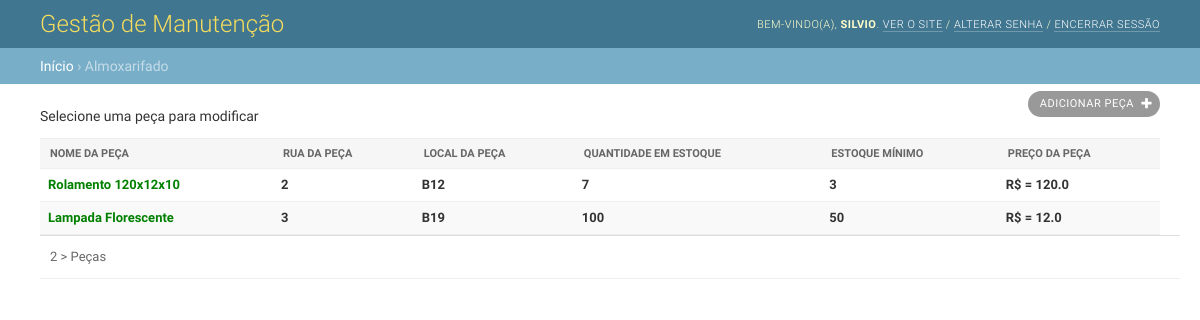
/almoxarifado, run on the app's committed database.
### core/models.py (models this page shows)
class Base(models.Model):
    create = models.DateTimeField(auto_now_add=True)
    update = models.DateTimeField(auto_now=True)

class Almoxarifado(Base):
    Peca = models.CharField(max_length=50, help_text="Nome da Peça")
    Rua = models.CharField(max_length=10, help_text="Rua da Peça")
    Local = models.CharField(max_length=10, help_text="Local da Peça")
    Preco = models.FloatField(max_length=10, help_text="Valor da Peça")
    Qto = models.IntegerField(max_length=2, help_text="Quantidade de Peças em Estoque")
    Minimo = models.CharField(max_length=2, help_text="Estoque Minimo")

### core/views.py (the view)
# urls.py: path('almoxarifado', almoxarifado, name='almoxarifado'),
def almoxarifado(request):
    dados = Almoxarifado.objects.all()
    context = {
        'dados': dados,
    }
    return render(request, 'ordem/almoxarifado.html', context)

### core/templates/ordem/almoxarifado.html (shortened to what this page needs)
{% extends 'ordem/base.html' %}
{% block breadcrumbs %}
    <a href="#">Início</a>
    &rsaquo; Almoxarifado
{% endblock %}
{% block main %}
<div class="main shifted" id="main">
    <div class="content">
      <div id="content" class="flex">
        <p>Selecione uma peça para modificar</p>
        <div id="content-main">
          <ul class="object-tools">
            <li>
              <a href="{% url 'almoxarifado_add' %}" class="addlink">
                Adicionar peça
              </a>
            </li>
          </ul>
          <div class="module" id="changelist">
            <div class="changelist-form-container">
              <form id="changelist-form" method="post" novalidate>
                <div class="container">
                  <table id="result_list">
                    <thead>
                      <tr>
                        <th scope="col"  class="">
                          <div class="text"><span>Nome da Peça</span></div>
                        </th>
                        <th scope="col"  class="">
                          <div class="text"><span>Rua da Peça</span></div>
                        </th>
                        <th scope="col"  class="">
                          <div class="text"><span>Local da Peça</span></div>
                        </th>
                        <th scope="col"  class="">
                          <div class="text"><span>Quantidade em Estoque</span></div>
                        </th>
                        <th scope="col"  class="">
                          <div class="text"><span>Estoque Mínimo</span></div>
                        </th>
                        <th scope="col"  class="">
                          <div class="text"><span>Preço da Peça</span></div>
                        </th>
                      </tr>
                    </thead>
                    <tbody>
                      {% for dados in dados %}
                      <tr>
                          {% if dados.Qto > dados.Minimo %}
                          <th class="">
                            <a href="{% url 'almoxarifado_update' dados.id %}" style="color: red;">{{ dados.Peca }}</a>
                          </th>
                          {% else %}
                          <th class="">
                            <a href="{% url 'almoxarifado_update' dados.id %}" style="color: green;">{{ dados.Peca }}</a>
                          </th>
                          {% endif %}
                          <th class="">
                            <a>{{ dados.Rua }}</a>
                          </th>
                          <th class="">
                            <a>{{ dados.Local }}</a>
                          </th>
                          <th class="">
                            <a>{{ dados.Qto }}</a>
                          </th>
                          <th class="">
                            <a>{{ dados.Minimo }}</a>
                          </th>
                          <th class="">
                            <a>R$ = {{ dados.Preco }}</a>
                          </th>
                      </tr>
                      {% endfor %}
                    </tbody>
                  </table>
                  <p class="paginator">
                    {% if dados.count == 1 %}
                    <span>{{ dados.count }} > Peça</span>
                    {% else %}
                      <span>{{ dados.count }} > Peças</span>
                    {% endif %}
                  </p>
                </div>
              </form>
            </div>
          </div>
        </div>
        <br class="clear">
        </div>
        </div>
      </div>
    </div>
{% endblock %}

### core/static/css/base.css (style rules this page uses)
html, body { height: 100%; }
body { margin: 0; padding: 0; font-size: 14px; font-family: "Roboto","Lucida Grande","DejaVu Sans","Bitstream Vera Sans",Verdana,Arial,sans-serif; color: #333; background: #fff; }
a:link, a:visited { color: #447e9b; text-decoration: none; }
p, ol, ul, dl { margin: .2em 0 .8em 0; }
p { padding: 0; line-height: 140%; }
ul > li { list-style-type: square; padding: 1px 0; }
li, dt, dd { font-size: 13px; line-height: 20px; }
form { margin: 0; padding: 0; }
table { border-collapse: collapse; border-color: #ccc; }
td, th { font-size: 13px; line-height: 16px; border-bottom: 1px solid #eee; vertical-align: top; padding: 8px; font-family: "Roboto", "Lucida Grande", Verdana, Arial, sans-serif; }
th { font-weight: 600; text-align: left; }
thead th, tfoot td { color: #666; padding: 5px 10px; font-size: 11px; background: #fff; border: none; border-top: 1px solid #eee; border-bottom: 1px solid #eee; }
tr:nth-child(odd), .row-form-errors { background: #fff; }
tr:nth-child(even), tr:nth-child(even) .errorlist, tr:nth-child(odd) + .row-form-errors, tr:nth-child(odd) + .row-form-errors .errorlist { background: #f9f9f9; }
thead th { padding: 5px 10px; line-height: normal; text-transform: uppercase; background: #f6f6f6; }
table thead th .text span { padding: 8px 10px; display: block; }
.module { border: none; margin-bottom: 30px; background: #fff; }
.module p, .module ul, .module h3, .module h4, .module dl, .module pre { padding-left: 10px; padding-right: 10px; }
.module table { border-collapse: collapse; }
div.breadcrumbs a { color: #fff; }
.addlink { padding-left: 16px; background: url(../img/icon-addlink.svg) 0 1px no-repeat; }
.object-tools { font-size: 10px; font-weight: bold; padding-left: 0; float: right; position: relative; margin-top: -48px; }
.object-tools li { display: block; float: left; margin-left: 5px; height: 16px; }
.object-tools a { border-radius: 15px; }
.object-tools a:link, .object-tools a:visited { display: block; float: left; padding: 3px 12px; background: #999; font-weight: 400; font-size: 11px; text-transform: uppercase; letter-spacing: 0.5px; color: #fff; }
.object-tools a.viewsitelink, .object-tools a.golink,.object-tools a.addlink { background-repeat: no-repeat; background-position: right 7px center; padding-right: 26px; }
.object-tools a.addlink { background-image: url(../img/tooltag-add.svg); }
#container > div { flex-shrink: 0; }
#container > .main { display: flex; flex: 1 0 auto; }
.main > .content { flex: 1 0; max-width: 100%; }
#content { padding: 20px 40px; }
#content-main { float: left; width: 100%; }

### core/static/css/changelists.css (style rules this page uses)
#changelist { display: flex; align-items: flex-start; justify-content: space-between; }
#changelist .changelist-form-container { flex: 1 1 auto; min-width: 0; }
#changelist table { width: 100%; }
#changelist .paginator { color: #666; border-bottom: 1px solid #eee; background: #fff; overflow: hidden; }
#changelist table thead th { padding: 0; white-space: nowrap; vertical-align: middle; }
.paginator { font-size: 13px; padding-top: 10px; padding-bottom: 10px; line-height: 22px; margin: 0; border-top: 1px solid #ddd; width: 100%; }

### data on the page
Almoxarifado: Peca "Rolamento 120x12x10", Rua "2", Local "B12", Qto "7", Minimo "3", Preco "120.0"
Almoxarifado: Peca "Lampada Florescente", Rua "3", Local "B19", Qto "100", Minimo "50", Preco "12.0"

### other printed values
{{ dados.count }} "2"
